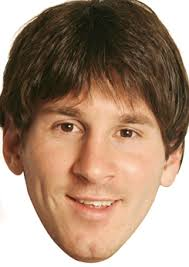
#> input picture day1-ravi/source code/chil.jpg, 189 x 267 px
$ python myimg.py
#> lines starting #> are read from the running program, lines starting #| are printed output that depends on the picture
import cv2
import numpy as np
from matplotlib import pyplot as plt
#converting image to gray
myimg=cv2.imread('chil.jpg',0)
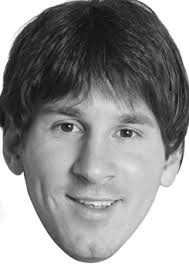
#> myimg: shape (267, 189); min 13, max 255, mean 145.3
cv2.imshow('myimg',myimg)
#plotting histogram
plt.hist(myimg.ravel(),256,[0,256]); plt.show()
#> after `plt.hist(myimg.ravel(), 256, [0, 256])`:
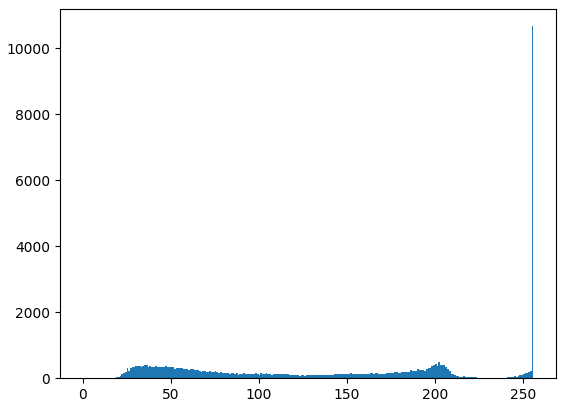
#> figure drawn by matplotlib, 1 panel; tallest bar 10676 high, from x = 255 to 256
cv2.waitKey(0)
